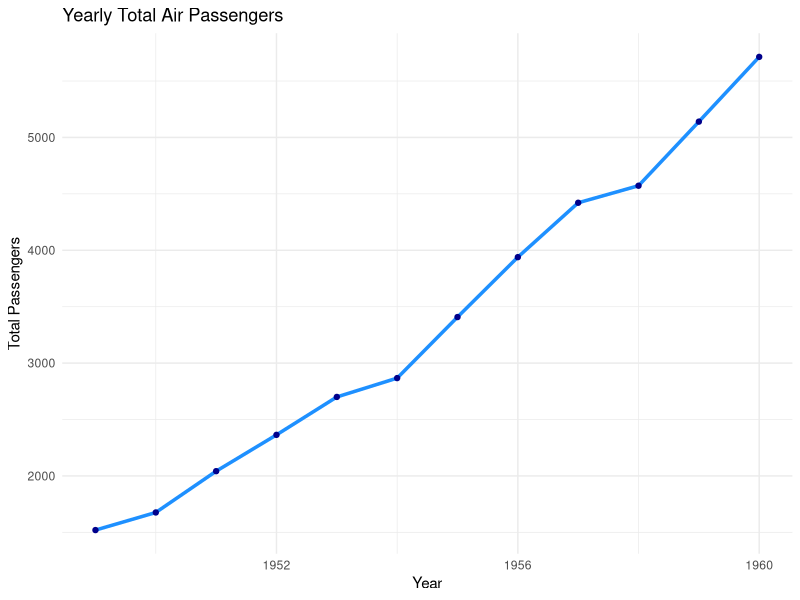
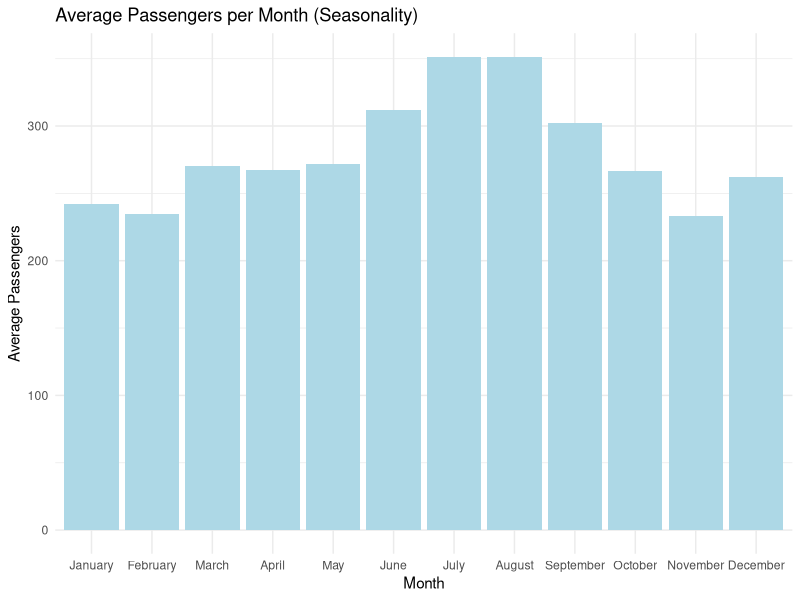
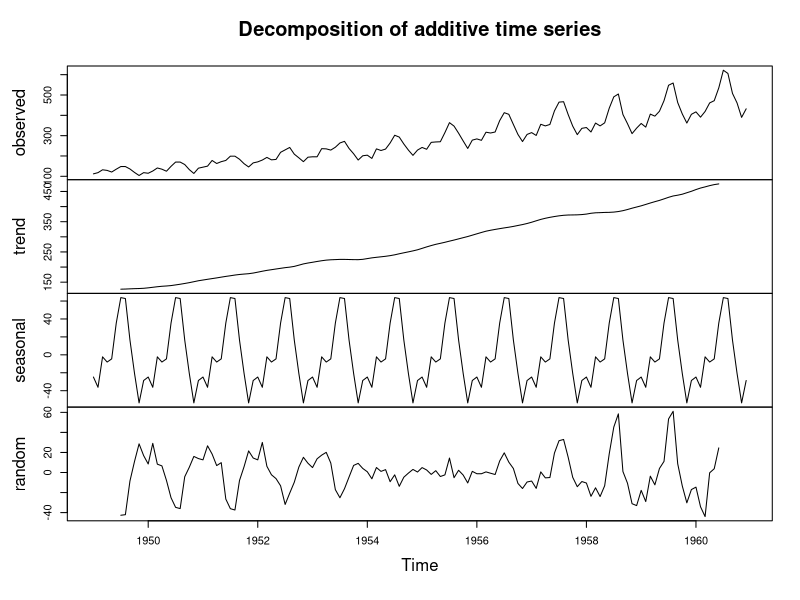
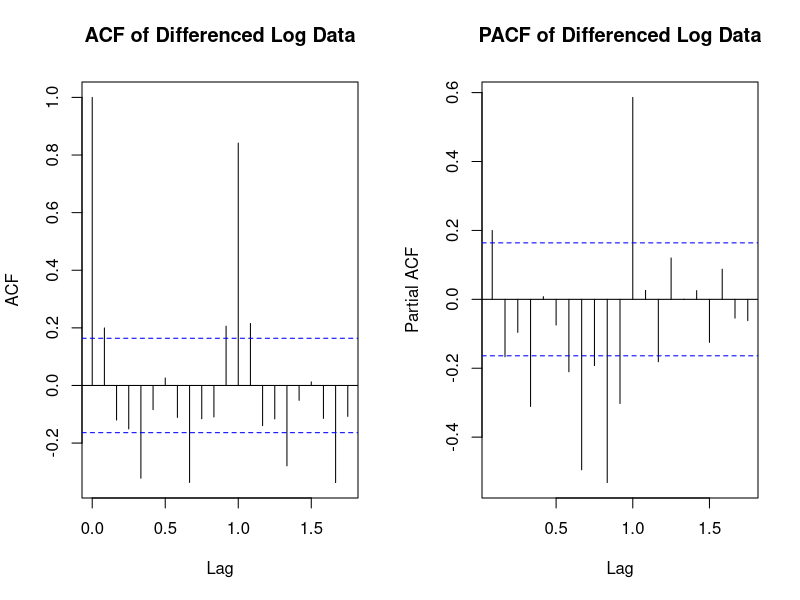
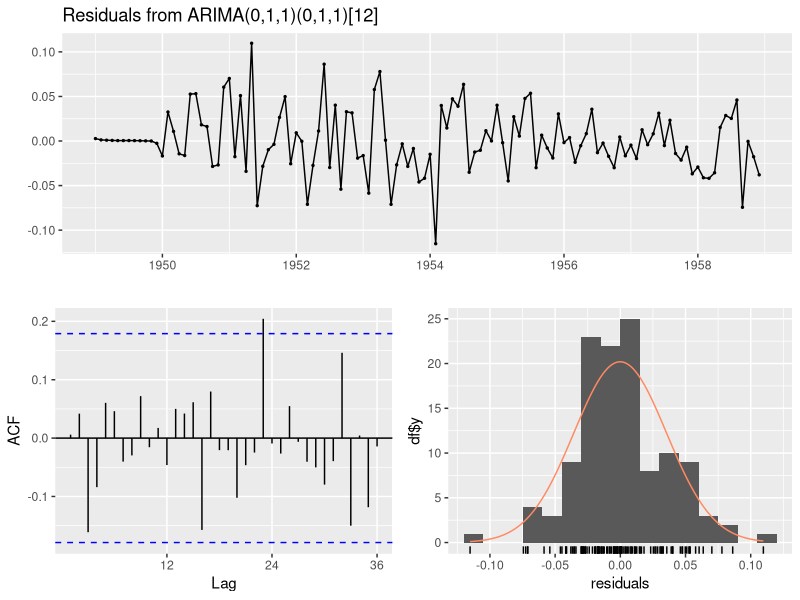
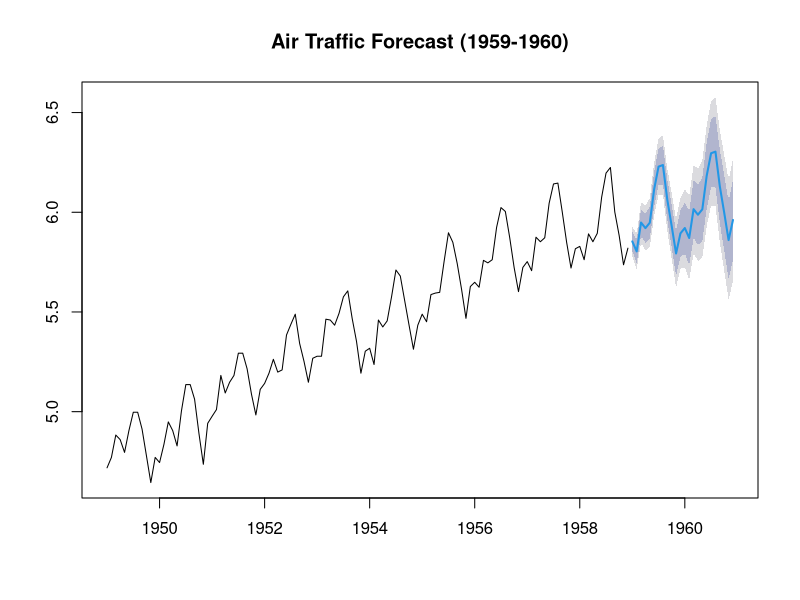
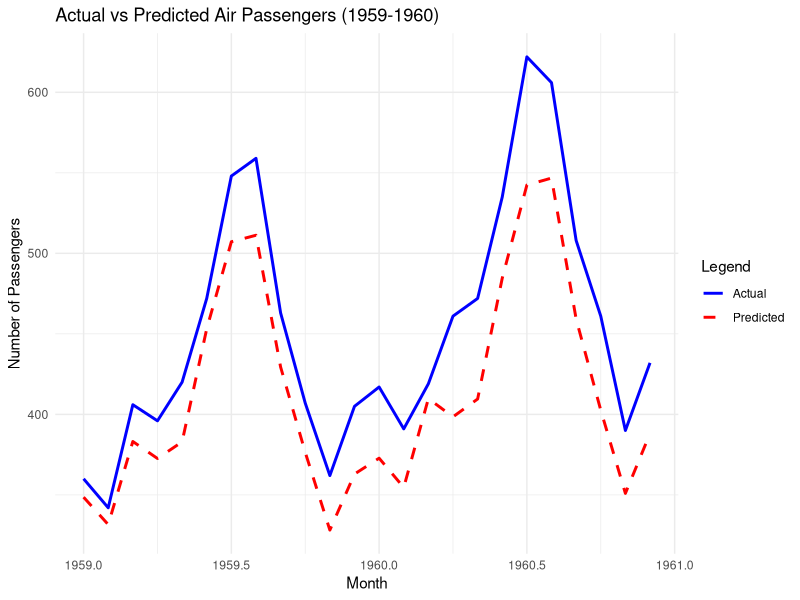

The R source for these figures, in order:
library(zoo)
library(ggplot2)
library(dplyr)
library(tseries)
library(forecast)

# Data Cleaning
df <- data.frame(
  Date = as.yearmon(time(AirPassengers)),
  Passengers = as.numeric(AirPassengers)
)
df$Year <- format(df$Date, "%Y")
df$Month <- format(df$Date, "%B")
df$Month <- factor(df$Month, levels = month.name, ordered = TRUE)
df <- df[, c("Month", "Year", "Passengers")]

ts_data <- ts(df$Passengers, start = c(1949, 1), frequency = 12)

# EDA Function
eda_air_traffic <- function(data) {
  cat(" 1. Data Structure:\n")
  print(str(data))

  cat("\n 2. Summary Statistics:\n")
  print(summary(data$Passengers))

  cat("\n3. Missing Values:\n")
  print(colSums(is.na(data)))

  cat("\n 4. Yearly Trend Plot:\n")
  yearly_data <- data %>%
    group_by(Year) %>%
    summarise(Total_Passengers = sum(Passengers))

  print(
    ggplot(yearly_data, aes(x = as.numeric(Year), y = Total_Passengers)) +
      geom_line(color = "dodgerblue", linewidth = 1.2) +
      geom_point(color = "darkblue") +
      labs(title = "Yearly Total Air Passengers",
           x = "Year",
           y = "Total Passengers") +
      theme_minimal()
  )

  cat("\n 5. Seasonality Check: Monthly Distribution\n")
  monthly_avg <- data %>%
    group_by(Month) %>%
    summarise(Average_Passengers = mean(Passengers)) %>%
    arrange(match(Month, month.name))

  print(
    ggplot(monthly_avg, aes(x = Month, y = Average_Passengers)) +
      geom_bar(stat = "identity", fill = "lightblue") +
      labs(title = "Average Passengers per Month (Seasonality)",
           x = "Month",
           y = "Average Passengers") +
      theme_minimal()
  )

  cat("\n6. Average Passengers by Month:\n")
  print(monthly_avg)
}

eda_air_traffic(df)

# Decomposition
plot(decompose(ts_data))

# Stationarity Check
cat("\nADF Test for Stationarity:\n")
adf_result <- adf.test(ts_data)
print(adf_result)

# ACF and PACF Plots
par(mfrow = c(1, 2))
acf(diff(log(ts_data)), main = "ACF of Differenced Log Data")
pacf(diff(log(ts_data)), main = "PACF of Differenced Log Data")
par(mfrow = c(1, 1))

# Train/Test Split
log_data <- log(ts_data)
train <- window(log_data, end = c(1958, 12))
test <- window(log_data, start = c(1959, 1))

# Fit Seasonal ARIMA Model
fit <- auto.arima(train, seasonal = TRUE, stepwise = FALSE, approximation = FALSE)
cat("\nSARIMA Model Summary:\n")
print(summary(fit))
checkresiduals(fit)  # Optional diagnostic


# Forecasting
forecast_values <- forecast(fit, h = 24)
plot(forecast_values, main = "Air Traffic Forecast (1959-1960)")

# Compare Actual vs Predicted
yhat <- exp(forecast_values$mean)
ytrue <- exp(test)
comparison_df <- data.frame(
  Month = time(ytrue),
  Actual = as.numeric(ytrue),
  Predicted = as.numeric(yhat)
)


print(
ggplot(comparison_df, aes(x = Month)) +
  geom_line(aes(y = Actual, color = "Actual"), size = 1) +
  geom_line(aes(y = Predicted, color = "Predicted"), linetype = "dashed", size = 1) +
  scale_color_manual(values = c("Actual" = "blue", "Predicted" = "red")) +
  labs(title = "Actual vs Predicted Air Passengers (1959-1960)",
       x = "Month", y = "Number of Passengers",
       color = "Legend") +
  theme_minimal()
)

# Accuracy
cat("\nModel Accuracy:\n")
print(accuracy(yhat, ytrue))
